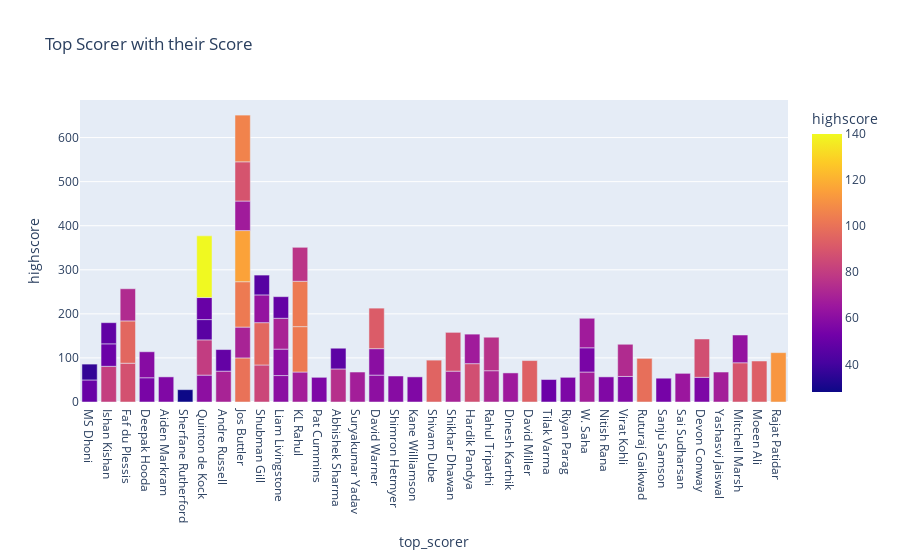

Notebook code for this chart:
### Code cell
fig=pl.bar(data,x='top_scorer',y='highscore',color='highscore', title='Top Scorer with their Score')
fig.show()

### Figure 1 — Plotly figure (JSON) as saved in the notebook; plotly's stock layout.template omitted (floating-point values rounded to 4 significant figures)
{"data": [{"alignmentgroup": "True", "hovertemplate": "top_scorer=%{x}<br>highscore=%{marker.color}<extra></extra>", "legendgroup": "", "marker": {"color": [50, 81, 88, 55, 57, 28, 61, 70, 100, 84, 60, 68, 70, 56, 80, 96, 75, 68, 61, 59, 57, 95, 70, 87, 71, 103, 66, 60, 94, 103, 96, 60, 51, 116, 67, 47, 103, 88, 56, 68, 57, 46, 58, 67, 77, 99, 54, 65, 56, 92, 55, 68, 50, 73, 87, 51, 63, 89, 36, 70, 49, 67, 59, 63, 76, 140, 73, 93, 48, 49, 89, 112, 106, 45], "coloraxis": "coloraxis", "pattern": {"shape": ""}}, "name": "", "offsetgroup": "", "orientation": "v", "showlegend": false, "textposition": "auto", "type": "bar", "x": ["MS Dhoni", "Ishan Kishan", "Faf du Plessis", "Deepak Hooda", "Aiden Markram", "Sherfane Rutherford", "Quinton de Kock", "Andre Russell", "Jos Buttler", "Shubman Gill", "Liam Livingstone", "KL Rahul", "Jos Buttler", "Pat Cummins", "Quinton de Kock", "Shubman Gill", "Abhishek Sharma", "Suryakumar Yadav", "David Warner", "Shimron Hetmyer", "Kane Williamson", "Shivam Dube", "Shikhar Dhawan", "Hardik Pandya", "Rahul Tripathi", "KL Rahul", "Dinesh Karthik", "Liam Livingstone", "David Miller", "Jos Buttler", "Faf du Plessis", "David Warner", "Tilak Varma", "Jos Buttler", "Hardik Pandya", "Abhishek Sharma", "KL Rahul", "Shikhar Dhawan", "Riyan Parag", "W. Saha", "Nitish Rana", "Quinton de Kock", "Virat Kohli", "Jos Buttler", "KL Rahul", "Ruturaj Gaikwad", "Sanju Samson", "Sai Sudharsan", "Devon Conway", "David Warner", "W. Saha", "Yashasvi Jaiswal", "Quinton de Kock", "Faf du Plessis", "Devon Conway", "Ishan Kishan", "Shubman Gill", "Mitchell Marsh", "MS Dhoni", "Liam Livingstone", "Andre Russell", "W. Saha", "Deepak Hooda", "Mitchell Marsh", "Rahul Tripathi", "Quinton de Kock", "Virat Kohli", "Moeen Ali", "Ishan Kishan", "Liam Livingstone", "Jos Buttler", "Rajat Patidar", "Jos Buttler", "Shubman Gill"], "xaxis": "x", "y": [50, 81, 88, 55, 57, 28, 61, 70, 100, 84, 60, 68, 70, 56, 80, 96, 75, 68, 61, 59, 57, 95, 70, 87, 71, 103, 66, 60, 94, 103, 96, 60, 51, 116, 67, 47, 103, 88, 56, 68, 57, 46, 58, 67, 77, 99, 54, 65, 56, 92, 55, 68, 50, 73, 87, 51, 63, 89, 36, 70, 49, 67, 59, 63, 76, 140, 73, 93, 48, 49, 89, 112, 106, 45], "yaxis": "y"}], "layout": {"autosize": true, "barmode": "relative", "coloraxis": {"colorbar": {"title": {"text": "highscore"}}, "colorscale": [[0, "#0d0887"], [0.1111, "#46039f"], [0.2222, "#7201a8"], [0.3333, "#9c179e"], [0.4444, "#bd3786"], [0.5556, "#d8576b"], [0.6667, "#ed7953"], [0.7778, "#fb9f3a"], [0.8889, "#fdca26"], [1, "#f0f921"]]}, "legend": {"tracegroupgap": 0}, "title": {"text": "Top Scorer with their Score"}, "xaxis": {"anchor": "y", "autorange": true, "domain": [0, 1], "range": [-0.5, 36.5], "title": {"text": "top_scorer"}, "type": "category"}, "yaxis": {"anchor": "x", "autorange": true, "domain": [0, 1], "range": [0, 685.3], "title": {"text": "highscore"}, "type": "linear"}}}
